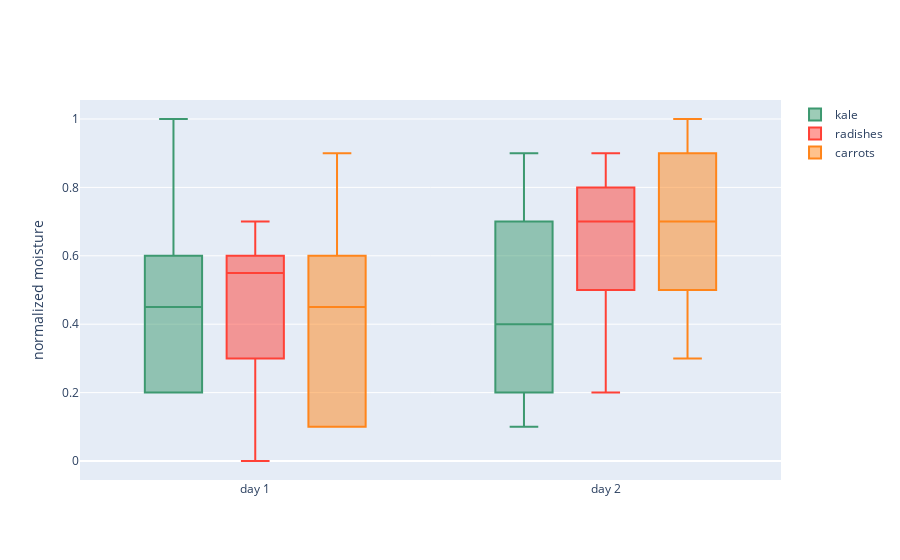

This figure's notebook cell:
### Markdown cell above
## OG code

### Code cell
import plotly.graph_objects as go

x = ['day 1', 'day 1', 'day 1', 'day 1', 'day 1', 'day 1',
     'day 2', 'day 2', 'day 2', 'day 2', 'day 2', 'day 2']

fig = go.Figure()

fig.add_trace(go.Box(
    y=[0.2, 0.2, 0.6, 1.0, 0.5, 0.4, 0.2, 0.7, 0.9, 0.1, 0.5, 0.3],
    x=x,
    name='kale',
    marker_color='#3D9970'
))
fig.add_trace(go.Box(
    y=[0.6, 0.7, 0.3, 0.6, 0.0, 0.5, 0.7, 0.9, 0.5, 0.8, 0.7, 0.2],
    x=x,
    name='radishes',
    marker_color='#FF4136'
))
fig.add_trace(go.Box(
    y=[0.1, 0.3, 0.1, 0.9, 0.6, 0.6, 0.9, 1.0, 0.3, 0.6, 0.8, 0.5],
    x=x,
    name='carrots',
    marker_color='#FF851B'
))

fig.update_layout(
    yaxis_title='normalized moisture',
    boxmode='group' # group together boxes of the different traces for each value of x
)
fig.show()

### Figure 1 — Plotly figure (JSON) as saved in the notebook; plotly's stock layout.template omitted (floating-point values rounded to 4 significant figures)
{"data": [{"marker": {"color": "#3D9970"}, "name": "kale", "type": "box", "x": ["day 1", "day 1", "day 1", "day 1", "day 1", "day 1", "day 2", "day 2", "day 2", "day 2", "day 2", "day 2"], "y": [0.2, 0.2, 0.6, 1, 0.5, 0.4, 0.2, 0.7, 0.9, 0.1, 0.5, 0.3]}, {"marker": {"color": "#FF4136"}, "name": "radishes", "type": "box", "x": ["day 1", "day 1", "day 1", "day 1", "day 1", "day 1", "day 2", "day 2", "day 2", "day 2", "day 2", "day 2"], "y": [0.6, 0.7, 0.3, 0.6, 0, 0.5, 0.7, 0.9, 0.5, 0.8, 0.7, 0.2]}, {"marker": {"color": "#FF851B"}, "name": "carrots", "type": "box", "x": ["day 1", "day 1", "day 1", "day 1", "day 1", "day 1", "day 2", "day 2", "day 2", "day 2", "day 2", "day 2"], "y": [0.1, 0.3, 0.1, 0.9, 0.6, 0.6, 0.9, 1, 0.3, 0.6, 0.8, 0.5]}], "layout": {"boxmode": "group", "yaxis": {"title": {"text": "normalized moisture"}}}}
